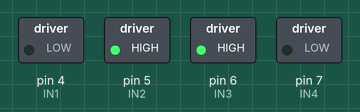
Recording of a sketch running on a simulated Arduino Uno, built with avr-gcc and run on an emulated ATmega328P. Shown: switched loads named in the sketch (green lamp = pin HIGH).

Above: at 0.1 s.
Timing chart, 0 to 1.6 s (numbered marks = the images above):
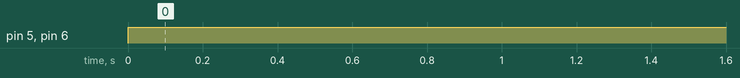

Measured:
- by itself, pin 5 (IN2), pin 6 (IN3): LOW → HIGH at 0.00 s

The sketch:

Teste_Motor.ino
```cpp
int velMax = 255;
int velMin = 0;

int IN1 = 4;
int IN2 = 5;
int IN3 = 6;
int IN4 = 7;

void setup(){
  Serial.begin(9600);
  pinMode(IN1, OUTPUT);
  pinMode(IN2, OUTPUT);
  pinMode(IN3, OUTPUT);
  pinMode(IN4, OUTPUT);
}

void loop() {
  analogWrite(IN1, velMin);
  analogWrite(IN2, velMax);
  analogWrite(IN3, velMax);
  analogWrite(IN4, velMin);
}
```
